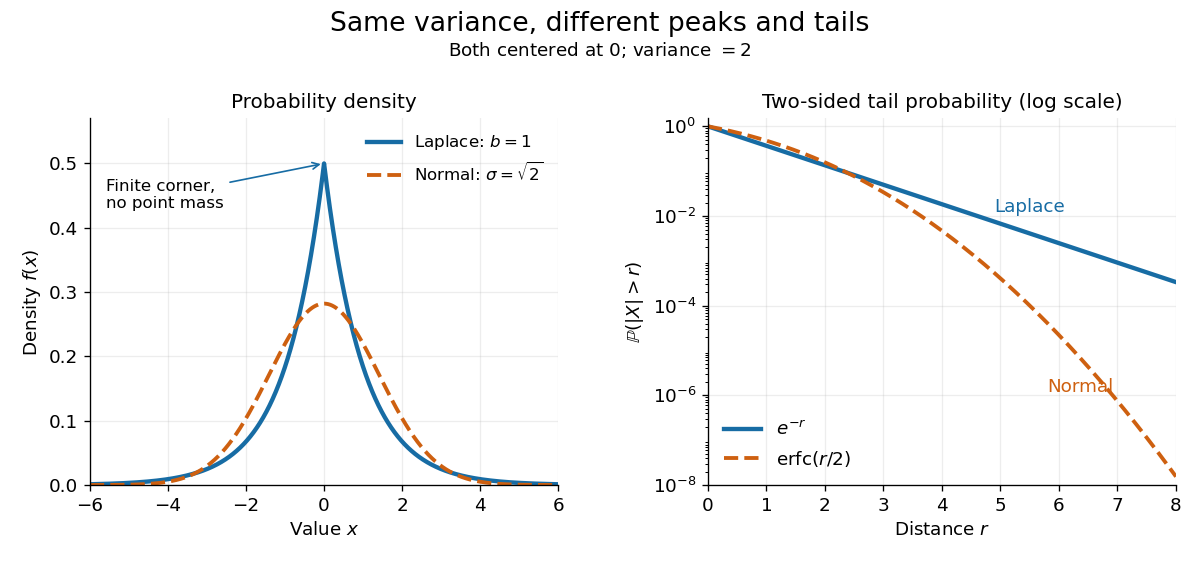

Recreate this plot in Python.
"""Draw exact Laplace/normal densities and tails with matched variance.

Tested with Python 3.14, NumPy 2.3.5 and Matplotlib 3.10.7.
Run from the desired output directory; the PNG is written to the CWD.
"""

from math import erfc, pi, sqrt
from pathlib import Path

import matplotlib.pyplot as plt
import numpy as np


def main():
    plt.rcParams.update({"font.size": 11, "axes.titlesize": 12})
    blue, orange = "#176ca4", "#ce6010"
    x = np.linspace(-6, 6, 2401)
    r = np.linspace(0, 8, 801)
    # Laplace b=1 and normal sigma=sqrt(2), both with variance 2.
    laplace_pdf = np.exp(-np.abs(x)) / 2
    normal_pdf = np.exp(-x**2 / 4) / (2 * sqrt(pi))
    laplace_tail = np.exp(-r)
    normal_tail = np.array([erfc(float(t) / 2) for t in r])

    fig, (density, tail) = plt.subplots(1, 2, figsize=(10, 4.7), dpi=120)
    fig.patch.set_facecolor("white")
    fig.suptitle("Same variance, different peaks and tails", fontsize=16, y=0.98)
    fig.text(0.5, 0.90, r"Both centered at 0; variance $=2$", ha="center")
    for ax in (density, tail):
        ax.set_facecolor("white")
        ax.grid(alpha=0.22)
        ax.spines[["top", "right"]].set_visible(False)

    density.plot(x, laplace_pdf, color=blue, lw=2.6, label=r"Laplace: $b=1$")
    density.plot(x, normal_pdf, color=orange, lw=2.3, ls="--",
                 label=r"Normal: $\sigma=\sqrt{2}$")
    density.set(title="Probability density", xlabel=r"Value $x$",
                ylabel=r"Density $f(x)$", xlim=(-6, 6), ylim=(0, 0.57))
    density.legend(loc="upper right", frameon=False, fontsize=10)
    density.annotate("Finite corner,\nno point mass", xy=(0, 0.5),
                     xytext=(-5.6, 0.43), fontsize=10,
                     arrowprops={"arrowstyle": "->", "color": blue})

    tail.semilogy(r, laplace_tail, color=blue, lw=2.6, label=r"$e^{-r}$")
    tail.semilogy(r, normal_tail, color=orange, lw=2.3, ls="--",
                  label=r"$\mathrm{erfc}(r/2)$")
    tail.set(title="Two-sided tail probability (log scale)", xlabel=r"Distance $r$",
             ylabel=r"$\mathbb{P}(|X|>r)$", xlim=(0, 8), ylim=(1e-8, 1.5))
    tail.set_yticks([1, 1e-2, 1e-4, 1e-6, 1e-8])
    tail.legend(loc="lower left", frameon=False, fontsize=11)
    tail.text(4.9, 0.012, "Laplace", color=blue)
    tail.text(5.8, 1.2e-6, "Normal", color=orange)

    fig.subplots_adjust(left=0.075, right=0.98, bottom=0.14, top=0.79, wspace=0.32)
    fig.savefig(Path.cwd() / f"{Path(__file__).stem}.png", facecolor="white",
                transparent=False)
    plt.close(fig)


if __name__ == "__main__":
    main()
